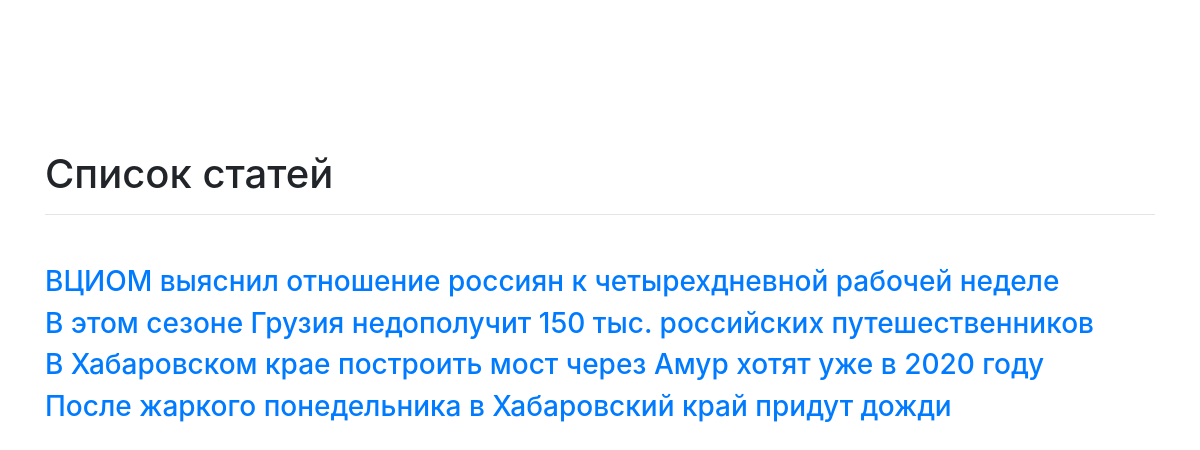
The app's page /articles/ with its own data.
### articles/models.py (models this page shows, shortened)
class Article(models.Model):
    title = models.CharField(default='Здесь название статьи', max_length=250,
                             verbose_name='Заголовок статьи', help_text='Введите название статьи.')
    body = models.TextField(null=True, blank=True, verbose_name='Статья')
    is_paid = models.BooleanField(default=False, verbose_name='Платная')
    class Meta:
        verbose_name_plural = 'Статьи'
        verbose_name = 'Статья'
        ordering = ['-id']

### articles/views.py (the view)
# urls.py: path('articles/', show_articles),
def show_articles(request):
    articles = Article.objects.all()
    context = {'articles_list': articles}
    return render(request, 'articles.html', context)

### templates/articles.html (shortened to what this page needs)
{% extends "base.html" %}
{% load static %}
{% block content %}
    <div class="container">
        <div class="header">
            <h1>Список статей</h1>
            <hr>
        </div>
        <div class="articles">
            {% for article in articles_list %}
            <a href="{% url 'show_article' article.id  %}"><h3>{{ article.title }}</h3></a>
            {% endfor %}
        </div>
    </div>
{% endblock %}

### templates/base.html (shortened to what this page needs)
<!DOCTYPE html>{% load static %}
<html>
  <head>
    <link type="text/css" rel="stylesheet" href="{% static "css/bootstrap.css" %}"  media="screen,projection"/>
    <link type="text/css" rel="stylesheet" href="{% static "css/style.css" %}"  media="screen,projection"/>
  </head>
  <body>
    {% block content %}{% endblock %}
  </body>
</html>

### static/css/style.css (style rules this page uses)
.header { margin-top: 150px; }
.articles { margin-top: 50px; }

### records on screen
Article: title "ВЦИОМ выяснил отношение россиян к четырехдневной рабочей неделе"
Article: title "В этом сезоне Грузия недополучит 150 тыс. российских путешественников"
Article: title "В Хабаровском крае построить мост через Амур хотят уже в 2020 году"
Article: title "После жаркого понедельника в Хабаровский край придут дожди"
